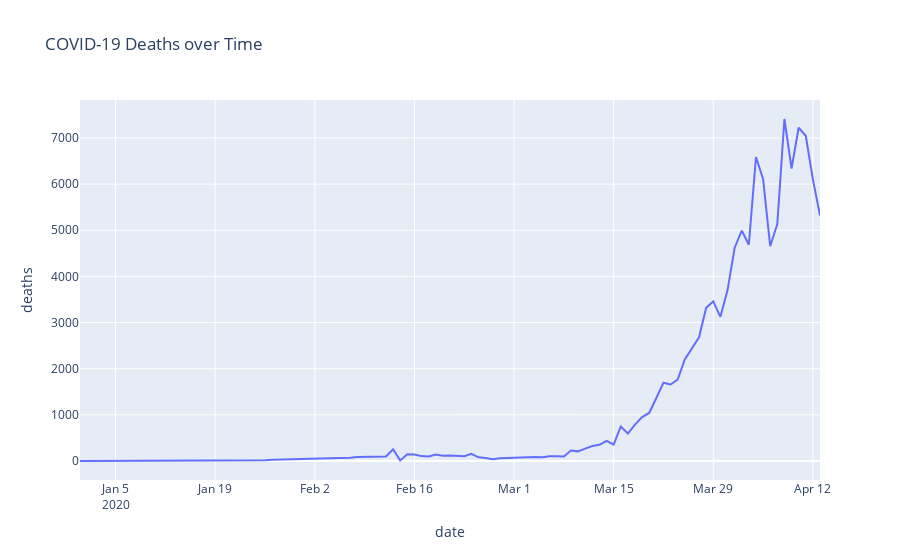

Notebook source saved alongside this figure:
### Code cell
#create a timeseries graph of the change in deaths
timeseriesdata = data.groupby(['date'])['deaths'].sum().reset_index().sort_values('date', ascending=True)

fig = px.line(timeseriesdata, x = 'date', y='deaths', title='COVID-19 Deaths over Time')
fig.show()
